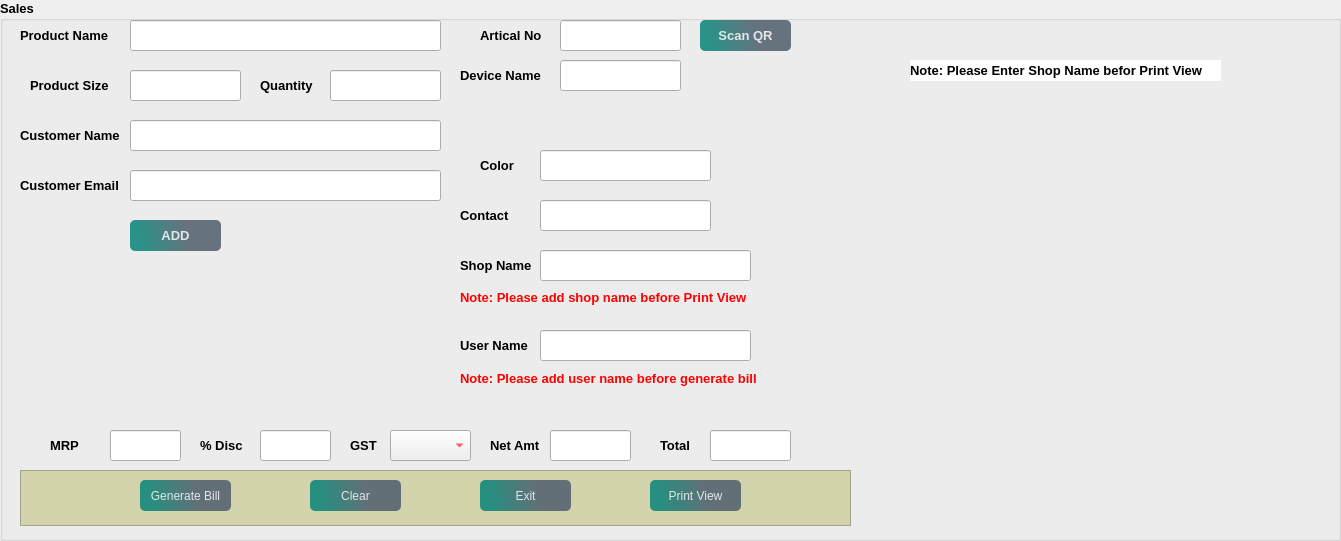
    <widget class="QGroupBox" name="groupBox">
     <property name="geometry">
      <rect>
       <x>10</x>
       <y>50</y>
       <width>1341</width>
       <height>541</height>
      </rect>
     </property>
     <property name="font">
      <font>
       <pointsize>10</pointsize>
       <weight>75</weight>
       <bold>true</bold>
      </font>
     </property>
     <property name="styleSheet">
      <string notr="true"/>
     </property>
     <property name="title">
      <string>Sales</string>
     </property>
     <widget class="QLineEdit" name="lineEdit_2">
      <property name="geometry">
       <rect>
        <x>130</x>
        <y>20</y>
        <width>311</width>
        <height>31</height>
       </rect>
      </property>
      <property name="font">
       <font>
        <weight>75</weight>
        <bold>true</bold>
       </font>
      </property>
      <property name="styleSheet">
       <string notr="true">color: rgb(255, 85, 0);</string>
      </property>
     </widget>
     <widget class="QLabel" name="label_2">
      <property name="geometry">
       <rect>
        <x>20</x>
        <y>20</y>
        <width>101</width>
        <height>31</height>
       </rect>
      </property>
      <property name="font">
       <font>
        <pointsize>10</pointsize>
        <weight>75</weight>
        <bold>true</bold>
       </font>
      </property>
      <property name="text">
       <string>Product Name</string>
      </property>
     </widget>
     <widget class="QLabel" name="label_5">
      <property name="geometry">
       <rect>
        <x>50</x>
        <y>430</y>
        <width>51</width>
        <height>31</height>
       </rect>
      </property>
      <property name="font">
       <font>
        <pointsize>10</pointsize>
        <weight>75</weight>
        <bold>true</bold>
       </font>
      </property>
      <property name="text">
       <string>MRP</string>
      </property>
     </widget>
     <widget class="QLabel" name="label_6">
      <property name="geometry">
       <rect>
        <x>200</x>
        <y>430</y>
        <width>51</width>
        <height>31</height>
       </rect>
      </property>
      <property name="font">
       <font>
        <pointsize>10</pointsize>
        <weight>75</weight>
        <bold>true</bold>
       </font>
      </property>
      <property name="text">
       <string>% Disc</string>
      </property>
     </widget>
     <widget class="QLabel" name="label_9">
      <property name="geometry">
       <rect>
        <x>490</x>
        <y>430</y>
        <width>61</width>
        <height>31</height>
       </rect>
      </property>
      <property name="font">
       <font>
        <pointsize>10</pointsize>
        <weight>75</weight>
        <bold>true</bold>
       </font>
      </property>
      <property name="text">
       <string>Net Amt</string>
      </property>
     </widget>
     <widget class="QComboBox" name="comboBox">
      <property name="geometry">
       <rect>
        <x>390</x>
        <y>430</y>
        <width>81</width>
        <height>31</height>
       </rect>
      </property>
      <property name="font">
       <font>
        <weight>75</weight>
        <bold>true</bold>
       </font>
      </property>
      <property name="styleSheet">
       <string notr="true">color: rgb(255, 0, 0);</string>
      </property>
     </widget>
     <widget class="QLineEdit" name="lineEdit_4">
      <property name="geometry">
       <rect>
        <x>560</x>
        <y>20</y>
        <width>121</width>
        <height>31</height>
       </rect>
      </property>
      <property name="font">
       <font>
        <weight>75</weight>
        <bold>true</bold>
       </font>
      </property>
      <property name="styleSheet">
       <string notr="true">color: rgb(85, 0, 255);</string>
      </property>
      <property name="text">
       <string/>
      </property>
     </widget>
     <widget class="QLabel" name="label_4">
      <property name="geometry">
       <rect>
        <x>480</x>
        <y>20</y>
        <width>71</width>
        <height>31</height>
       </rect>
      </property>
      <property name="font">
       <font>
        <pointsize>10</pointsize>
        <weight>75</weight>
        <bold>true</bold>
       </font>
      </property>
      <property name="text">
       <string>Artical No</string>
      </property>
     </widget>
     <widget class="QLineEdit" name="lineEdit_7">
      <property name="geometry">
       <rect>
        <x>260</x>
        <y>430</y>
        <width>71</width>
        <height>31</height>
       </rect>
      </property>
      <property name="font">
       <font>
        <weight>75</weight>
        <bold>true</bold>
       </font>
      </property>
      <property name="styleSheet">
       <string notr="true">color: rgb(255, 0, 0);</string>
      </property>
     </widget>
     <widget class="QLineEdit" name="lineEdit_3">
      <property name="geometry">
       <rect>
        <x>330</x>
        <y>70</y>
        <width>111</width>
        <height>31</height>
       </rect>
      </property>
      <property name="font">
       <font>
        <weight>75</weight>
        <bold>true</bold>
       </font>
      </property>
      <property name="styleSheet">
       <string notr="true">color: rgb(255, 85, 0);</string>
      </property>
     </widget>
     <widget class="QLineEdit" name="lineEdit_5">
      <property name="geometry">
       <rect>
        <x>110</x>
        <y>430</y>
        <width>71</width>
        <height>31</height>
       </rect>
      </property>
      <property name="font">
       <font>
        <weight>75</weight>
        <bold>true</bold>
       </font>
      </property>
      <property name="styleSheet">
       <string notr="true">color: rgb(255, 0, 0);</string>
      </property>
     </widget>
     <widget class="QLineEdit" name="lineEdit_9">
      <property name="geometry">
       <rect>
        <x>550</x>
        <y>430</y>
        <width>81</width>
        <height>31</height>
       </rect>
      </property>
      <property name="font">
       <font>
        <weight>75</weight>
        <bold>true</bold>
       </font>
      </property>
      <property name="styleSheet">
       <string notr="true">color: rgb(255, 0, 0);</string>
      </property>
     </widget>
     <widget class="QLabel" name="label_3">
      <property name="geometry">
       <rect>
        <x>260</x>
        <y>70</y>
        <width>61</width>
        <height>31</height>
       </rect>
      </property>
      <property name="font">
       <font>
        <pointsize>10</pointsize>
        <weight>75</weight>
        <bold>true</bold>
       </font>
      </property>
      <property name="text">
       <string>Quantity</string>
      </property>
     </widget>
     <widget class="QLabel" name="label_7">
      <property name="geometry">
       <rect>
        <x>350</x>
        <y>430</y>
        <width>31</width>
        <height>31</height>
       </rect>
      </property>
      <property name="font">
       <font>
        <pointsize>10</pointsize>
        <weight>75</weight>
        <bold>true</bold>
       </font>
      </property>
      <property name="text">
       <string>GST</string>
      </property>
     </widget>
     <widget class="QLineEdit" name="lineEdit_10">
      <property name="geometry">
       <rect>
        <x>130</x>
        <y>70</y>
        <width>111</width>
        <height>31</height>
       </rect>
      </property>
      <property name="font">
       <font>
        <weight>75</weight>
        <bold>true</bold>
       </font>
      </property>
      <property name="styleSheet">
       <string notr="true">color: rgb(255, 85, 0);
</string>
      </property>
      <property name="text">
       <string/>
      </property>
     </widget>
     <widget class="QLabel" name="label_11">
      <property name="geometry">
       <rect>
        <x>30</x>
        <y>70</y>
        <width>81</width>
        <height>31</height>
       </rect>
      </property>
      <property name="font">
       <font>
        <pointsize>10</pointsize>
        <weight>75</weight>
        <bold>true</bold>
       </font>
      </property>
      <property name="text">
       <string>Product Size</string>
      </property>
     </widget>
     <widget class="QLineEdit" name="lineEdit_11">
      <property name="geometry">
       <rect>
        <x>540</x>
        <y>150</y>
        <width>171</width>
        <height>31</height>
       </rect>
      </property>
      <property name="font">
       <font>
        <weight>75</weight>
        <bold>true</bold>
       </font>
      </property>
      <property name="styleSheet">
       <string notr="true">color: rgb(255, 85, 0);</string>
      </property>
      <property name="text">
       <string/>
      </property>
     </widget>
     <widget class="QLabel" name="label_12">
      <property name="geometry">
       <rect>
        <x>480</x>
        <y>150</y>
        <width>41</width>
        <height>31</height>
       </rect>
      </property>
      <property name="font">
       <font>
        <pointsize>10</pointsize>
        <weight>75</weight>
        <bold>true</bold>
       </font>
      </property>
      <property name="text">
       <string>Color</string>
      </property>
     </widget>
     <widget class="QLabel" name="label_8">
      <property name="geometry">
       <rect>
        <x>20</x>
        <y>120</y>
        <width>101</width>
        <height>31</height>
       </rect>
      </property>
      <property name="font">
       <font>
        <pointsize>10</pointsize>
        <weight>75</weight>
        <bold>true</bold>
       </font>
      </property>
      <property name="text">
       <string>Customer Name</string>
      </property>
     </widget>
     <widget class="QLineEdit" name="lineEdit_6">
      <property name="geometry">
       <rect>
        <x>130</x>
        <y>120</y>
        <width>311</width>
        <height>31</height>
       </rect>
      </property>
      <property name="font">
       <font>
        <weight>75</weight>
        <bold>true</bold>
       </font>
      </property>
      <property name="styleSheet">
       <string notr="true">color: rgb(85, 0, 255);</string>
      </property>
     </widget>
     <widget class="QLabel" name="label_13">
      <property name="geometry">
       <rect>
        <x>20</x>
        <y>170</y>
        <width>101</width>
        <height>31</height>
       </rect>
      </property>
      <property name="font">
       <font>
        <pointsize>10</pointsize>
        <weight>75</weight>
        <bold>true</bold>
       </font>
      </property>
      <property name="text">
       <string>Customer Email</string>
      </property>
     </widget>
     <widget class="QLineEdit" name="lineEdit_8">
      <property name="geometry">
       <rect>
        <x>130</x>
        <y>170</y>
        <width>311</width>
        <height>31</height>
       </rect>
      </property>
      <property name="font">
       <font>
        <weight>75</weight>
        <bold>true</bold>
       </font>
      </property>
      <property name="styleSheet">
       <string notr="true">color: rgb(85, 0, 255);</string>
      </property>
     </widget>
     <widget class="QLabel" name="label_14">
      <property name="geometry">
       <rect>
        <x>460</x>
        <y>200</y>
        <width>61</width>
        <height>31</height>
       </rect>
      </property>
      <property name="font">
       <font>
        <pointsize>10</pointsize>
        <weight>75</weight>
        <bold>true</bold>
       </font>
      </property>
      <property name="text">
       <string>Contact</string>
      </property>
     </widget>
     <widget class="QLineEdit" name="lineEdit_12">
      <property name="geometry">
       <rect>
        <x>540</x>
        <y>200</y>
        <width>171</width>
        <height>31</height>
       </rect>
      </property>
      <property name="font">
       <font>
        <weight>75</weight>
        <bold>true</bold>
       </font>
      </property>
      <property name="styleSheet">
       <string notr="true">color: rgb(85, 0, 255);</string>
      </property>
      <property name="text">
       <string/>
      </property>
      <property name="maxLength">
       <number>10</number>
      </property>
     </widget>
     <widget class="QPushButton" name="pushButton_9">
      <property name="geometry">
       <rect>
        <x>130</x>
        <y>220</y>
        <width>91</width>
        <height>31</height>
       </rect>
      </property>
      <property name="font">
       <font>
        <underline>false</underline>
        <strikeout>false</strikeout>
        <stylestrategy>PreferAntialias</stylestrategy>
        <kerning>true</kerning>
       </font>
      </property>
      <property name="cursor">
       <cursorShape>ClosedHandCursor</cursorShape>
      </property>
      <property name="focusPolicy">
       <enum>Qt::ClickFocus</enum>
      </property>
      <property name="autoFillBackground">
       <bool>false</bool>
      </property>
      <property name="styleSheet">
       <string notr="true">QPushButton#pushButton_9{
	background-color: qlineargradient(spread:pad, x1:0.097, y1:0.448864, x2:0.631, y2:0.409091, stop:0 rgba(11, 131, 120, 219), stop:1 rgba(85, 98, 112, 226));

	color:rgba(255,255,255,210);
    border-radius:5px;
}
QPushButton#pushButton_9:hover{
	background-color: qlineargradient(spread:pad, x1:0.097, y1:0.448864, x2:0.631, y2:0.409091, stop:0 rgba(150, 123, 111, 219), stop:1 rgba(85, 81, 84, 226));
}
QPushButton#pushButton_9:pressed{
	padding-left:5px;
	padding-top:5px;
	background-color:rgba(150,123,111,255);
}




QPushButton#pushButton_10{
	background-color:rgba(0,0,0,0);
	color:rgba(85,98,112,255);
}
QPushButton#pushButton_10:hover{
	color:rgba(131,96,53,255);
}
QPushButton#pushButton_10:pressed{
	padding-left:5px;
	padding-top:5px;
	color:rgba(91,88,53,255);
}</string>
      </property>
      <property name="text">
       <string>ADD</string>
      </property>
     </widget>
     <widget class="QLineEdit" name="lineEdit_17">
      <property name="geometry">
       <rect>
        <x>710</x>
        <y>430</y>
        <width>81</width>
        <height>31</height>
       </rect>
      </property>
      <property name="font">
       <font>
        <weight>75</weight>
        <bold>true</bold>
       </font>
      </property>
      <property name="styleSheet">
       <string notr="true">color: rgb(255, 85, 0);</string>
      </property>
     </widget>
     <widget class="QLabel" name="label_26">
      <property name="geometry">
       <rect>
        <x>660</x>
        <y>430</y>
        <width>41</width>
        <height>31</height>
       </rect>
      </property>
      <property name="font">
       <font>
        <pointsize>10</pointsize>
        <weight>75</weight>
        <bold>true</bold>
       </font>
      </property>
      <property name="text">
       <string>Total</string>
      </property>
     </widget>
     <widget class="QFrame" name="frame">
      <property name="geometry">
       <rect>
        <x>20</x>
        <y>470</y>
        <width>831</width>
        <height>56</height>
       </rect>
      </property>
      <property name="font">
       <font>
        <stylestrategy>NoAntialias</stylestrategy>
       </font>
      </property>
      <property name="styleSheet">
       <string notr="true">background-color: rgb(211, 212, 172);</string>
      </property>
      <property name="frameShape">
       <enum>QFrame::StyledPanel</enum>
      </property>
      <property name="frameShadow">
       <enum>QFrame::Raised</enum>
      </property>
      <widget class="QPushButton" name="pushButton_12">
       <property name="geometry">
        <rect>
         <x>290</x>
         <y>10</y>
         <width>91</width>
         <height>31</height>
        </rect>
       </property>
       <property name="cursor">
        <cursorShape>ClosedHandCursor</cursorShape>
       </property>
       <property name="focusPolicy">
        <enum>Qt::ClickFocus</enum>
       </property>
       <property name="autoFillBackground">
        <bool>false</bool>
       </property>
       <property name="styleSheet">
        <string notr="true">QPushButton#pushButton_12{
	background-color: qlineargradient(spread:pad, x1:0.097, y1:0.448864, x2:0.631, y2:0.409091, stop:0 rgba(11, 131, 120, 219), stop:1 rgba(85, 98, 112, 226));

	color:rgba(255,255,255,210);
    border-radius:5px;
}
QPushButton#pushButton_12:hover{
	background-color: qlineargradient(spread:pad, x1:0.097, y1:0.448864, x2:0.631, y2:0.409091, stop:0 rgba(150, 123, 111, 219), stop:1 rgba(85, 81, 84, 226));
}
QPushButton#pushButton_12:pressed{
	padding-left:5px;
	padding-top:5px;
	background-color:rgba(150,123,111,255);
}




QPushButton#pushButton_13{
	background-color:rgba(0,0,0,0);
	color:rgba(85,98,112,255);
}
QPushButton#pushButton_13:hover{
	color:rgba(131,96,53,255);
}
QPushButton#pushButton_13:pressed{
	padding-left:5px;
	padding-top:5px;
	color:rgba(91,88,53,255);
}</string>
       </property>
       <property name="text">
        <string>Clear</string>
       </property>
      </widget>
      <widget class="QPushButton" name="pushButton_13">
       <property name="geometry">
        <rect>
         <x>460</x>
         <y>10</y>
         <width>91</width>
         <height>31</height>
        </rect>
       </property>
       <property name="cursor">
        <cursorShape>ClosedHandCursor</cursorShape>
       </property>
       <property name="focusPolicy">
        <enum>Qt::ClickFocus</enum>
       </property>
       <property name="styleSheet">
        <string notr="true">QPushButton#pushButton_13{
	background-color: qlineargradient(spread:pad, x1:0.097, y1:0.448864, x2:0.631, y2:0.409091, stop:0 rgba(11, 131, 120, 219), stop:1 rgba(85, 98, 112, 226));

	color:rgba(255,255,255,210);
    border-radius:5px;
}
QPushButton#pushButton_13:hover{
	background-color: qlineargradient(spread:pad, x1:0.097, y1:0.448864, x2:0.631, y2:0.409091, stop:0 rgba(150, 123, 111, 219), stop:1 rgba(85, 81, 84, 226));
}
QPushButton#pushButton_13:pressed{
	padding-left:5px;
	padding-top:5px;
	background-color:rgba(150,123,111,255);
}




QPushButton#pushButton_14{
	background-color:rgba(0,0,0,0);
	color:rgba(85,98,112,255);
}
QPushButton#pushButton_14:hover{
	color:rgba(131,96,53,255);
}
QPushButton#pushButton_14:pressed{
	padding-left:5px;
	padding-top:5px;
	color:rgba(91,88,53,255);
}</string>
       </property>
       <property name="text">
        <string>Exit</string>
       </property>
      </widget>
      <widget class="QPushButton" name="pushButton_14">
       <property name="geometry">
        <rect>
         <x>630</x>
         <y>10</y>
         <width>91</width>
         <height>31</height>
        </rect>
       </property>
       <property name="cursor">
        <cursorShape>ClosedHandCursor</cursorShape>
       </property>
       <property name="focusPolicy">
        <enum>Qt::ClickFocus</enum>
       </property>
       <property name="styleSheet">
        <string notr="true">QPushButton#pushButton_14{
	background-color: qlineargradient(spread:pad, x1:0.097, y1:0.448864, x2:0.631, y2:0.409091, stop:0 rgba(11, 131, 120, 219), stop:1 rgba(85, 98, 112, 226));

	color:rgba(255,255,255,210);
    border-radius:5px;
}
QPushButton#pushButton_14:hover{
	background-color: qlineargradient(spread:pad, x1:0.097, y1:0.448864, x2:0.631, y2:0.409091, stop:0 rgba(150, 123, 111, 219), stop:1 rgba(85, 81, 84, 226));
}
QPushButton#pushButton_14:pressed{
	padding-left:5px;
	padding-top:5px;
	background-color:rgba(150,123,111,255);
}




QPushButton#pushButton_15{
	background-color:rgba(0,0,0,0);
	color:rgba(85,98,112,255);
}
QPushButton#pushButton_15:hover{
	color:rgba(131,96,53,255);
}
QPushButton#pushButton_15:pressed{
	padding-left:5px;
	padding-top:5px;
	color:rgba(91,88,53,255);
}</string>
       </property>
       <property name="text">
        <string>Print View</string>
       </property>
      </widget>
      <widget class="QPushButton" name="pushButton_11">
       <property name="geometry">
        <rect>
         <x>120</x>
         <y>10</y>
         <width>91</width>
         <height>31</height>
        </rect>
       </property>
       <property name="font">
        <font>
         <underline>false</underline>
         <strikeout>false</strikeout>
         <stylestrategy>PreferAntialias</stylestrategy>
         <kerning>true</kerning>
        </font>
       </property>
       <property name="cursor">
        <cursorShape>ClosedHandCursor</cursorShape>
       </property>
       <property name="focusPolicy">
        <enum>Qt::ClickFocus</enum>
       </property>
       <property name="autoFillBackground">
        <bool>false</bool>
       </property>
       <property name="styleSheet">
        <string notr="true">QPushButton#pushButton_11{
	background-color: qlineargradient(spread:pad, x1:0.097, y1:0.448864, x2:0.631, y2:0.409091, stop:0 rgba(11, 131, 120, 219), stop:1 rgba(85, 98, 112, 226));

	color:rgba(255,255,255,210);
    border-radius:5px;
}
QPushButton#pushButton_11:hover{
	background-color: qlineargradient(spread:pad, x1:0.097, y1:0.448864, x2:0.631, y2:0.409091, stop:0 rgba(150, 123, 111, 219), stop:1 rgba(85, 81, 84, 226));
}
QPushButton#pushButton_11:pressed{
	padding-left:5px;
	padding-top:5px;
	background-color:rgba(150,123,111,255);
}




QPushButton#pushButton_12{
	background-color:rgba(0,0,0,0);
	color:rgba(85,98,112,255);
}
QPushButton#pushButton_12:hover{
	color:rgba(131,96,53,255);
}
QPushButton#pushButton_12:pressed{
	padding-left:5px;
	padding-top:5px;
	color:rgba(91,88,53,255);
}</string>
       </property>
       <property name="text">
        <string>Generate Bill</string>
       </property>
      </widget>
     </widget>
     <widget class="QPushButton" name="pushButton_17">
      <property name="geometry">
       <rect>
        <x>700</x>
        <y>20</y>
        <width>91</width>
        <height>31</height>
       </rect>
      </property>
      <property name="font">
       <font>
        <underline>false</underline>
        <strikeout>false</strikeout>
        <stylestrategy>PreferAntialias</stylestrategy>
        <kerning>true</kerning>
       </font>
      </property>
      <property name="cursor">
       <cursorShape>ClosedHandCursor</cursorShape>
      </property>
      <property name="focusPolicy">
       <enum>Qt::ClickFocus</enum>
      </property>
      <property name="autoFillBackground">
       <bool>false</bool>
      </property>
      <property name="styleSheet">
       <string notr="true">QPushButton#pushButton_17{
	background-color: qlineargradient(spread:pad, x1:0.097, y1:0.448864, x2:0.631, y2:0.409091, stop:0 rgba(11, 131, 120, 219), stop:1 rgba(85, 98, 112, 226));

	color:rgba(255,255,255,210);
    border-radius:5px;
}
QPushButton#pushButton_17:hover{
	background-color: qlineargradient(spread:pad, x1:0.097, y1:0.448864, x2:0.631, y2:0.409091, stop:0 rgba(150, 123, 111, 219), stop:1 rgba(85, 81, 84, 226));
}
QPushButton#pushButton_17:pressed{
	padding-left:5px;
	padding-top:5px;
	background-color:rgba(150,123,111,255);
}




QPushButton#pushButton_18{
	background-color:rgba(0,0,0,0);
	color:rgba(85,98,112,255);
}
QPushButton#pushButton_18:hover{
	color:rgba(131,96,53,255);
}
QPushButton#pushButton_18:pressed{
	padding-left:5px;
	padding-top:5px;
	color:rgba(91,88,53,255);
}</string>
      </property>
      <property name="text">
       <string>Scan QR</string>
      </property>
     </widget>
     <widget class="QLineEdit" name="lineEdit_21">
      <property name="geometry">
       <rect>
        <x>540</x>
        <y>250</y>
        <width>211</width>
        <height>31</height>
       </rect>
      </property>
      <property name="font">
       <font>
        <weight>75</weight>
        <bold>true</bold>
       </font>
      </property>
      <property name="text">
       <string/>
      </property>
     </widget>
     <widget class="QLabel" name="label_31">
      <property name="geometry">
       <rect>
        <x>460</x>
        <y>250</y>
        <width>71</width>
        <height>31</height>
       </rect>
      </property>
      <property name="font">
       <font>
        <pointsize>10</pointsize>
        <weight>75</weight>
        <bold>true</bold>
       </font>
      </property>
      <property name="text">
       <string>Shop Name</string>
      </property>
     </widget>
     <widget class="QLabel" name="label_32">
      <property name="geometry">
       <rect>
        <x>910</x>
        <y>60</y>
        <width>311</width>
        <height>21</height>
       </rect>
      </property>
      <property name="font">
       <font>
        <pointsize>10</pointsize>
        <weight>75</weight>
        <bold>true</bold>
       </font>
      </property>
      <property name="styleSheet">
       <string notr="true">background-color: rgb(255, 255, 255);</string>
      </property>
      <property name="text">
       <string>Note: Please Enter Shop Name befor Print View</string>
      </property>
     </widget>
     <widget class="QLabel" name="label_33">
      <property name="geometry">
       <rect>
        <x>460</x>
        <y>282</y>
        <width>301</width>
        <height>31</height>
       </rect>
      </property>
      <property name="font">
       <font>
        <pointsize>10</pointsize>
        <weight>75</weight>
        <bold>true</bold>
       </font>
      </property>
      <property name="styleSheet">
       <string notr="true">color: rgb(255, 0, 0);</string>
      </property>
      <property name="text">
       <string>Note: Please add shop name before Print View</string>
      </property>
     </widget>
     <widget class="QLineEdit" name="lineEdit_23">
      <property name="geometry">
       <rect>
        <x>540</x>
        <y>330</y>
        <width>211</width>
        <height>31</height>
       </rect>
      </property>
      <property name="font">
       <font>
        <weight>75</weight>
        <bold>true</bold>
       </font>
      </property>
      <property name="text">
       <string/>
      </property>
     </widget>
     <widget class="QLabel" name="label_34">
      <property name="geometry">
       <rect>
        <x>460</x>
        <y>330</y>
        <width>71</width>
        <height>31</height>
       </rect>
      </property>
      <property name="font">
       <font>
        <pointsize>10</pointsize>
        <weight>75</weight>
        <bold>true</bold>
       </font>
      </property>
      <property name="text">
       <string>User Name</string>
      </property>
     </widget>
     <widget class="QLabel" name="label_35">
      <property name="geometry">
       <rect>
        <x>460</x>
        <y>363</y>
        <width>331</width>
        <height>31</height>
       </rect>
      </property>
      <property name="font">
       <font>
        <pointsize>10</pointsize>
        <weight>75</weight>
        <bold>true</bold>
       </font>
      </property>
      <property name="styleSheet">
       <string notr="true">color: rgb(255, 0, 0);</string>
      </property>
      <property name="text">
       <string>Note: Please add user name before generate bill</string>
      </property>
     </widget>
     <widget class="QLineEdit" name="lineEdit_24">
      <property name="geometry">
       <rect>
        <x>560</x>
        <y>60</y>
        <width>121</width>
        <height>31</height>
       </rect>
      </property>
      <property name="font">
       <font>
        <weight>75</weight>
        <bold>true</bold>
       </font>
      </property>
      <property name="styleSheet">
       <string notr="true">color: rgb(85, 0, 255);</string>
      </property>
      <property name="text">
       <string/>
      </property>
     </widget>
     <widget class="QLabel" name="label_36">
      <property name="geometry">
       <rect>
        <x>460</x>
        <y>60</y>
        <width>91</width>
        <height>31</height>
       </rect>
      </property>
      <property name="font">
       <font>
        <pointsize>10</pointsize>
        <weight>75</weight>
        <bold>true</bold>
       </font>
      </property>
      <property name="text">
       <string>Device Name</string>
      </property>
     </widget>
    </widget>
